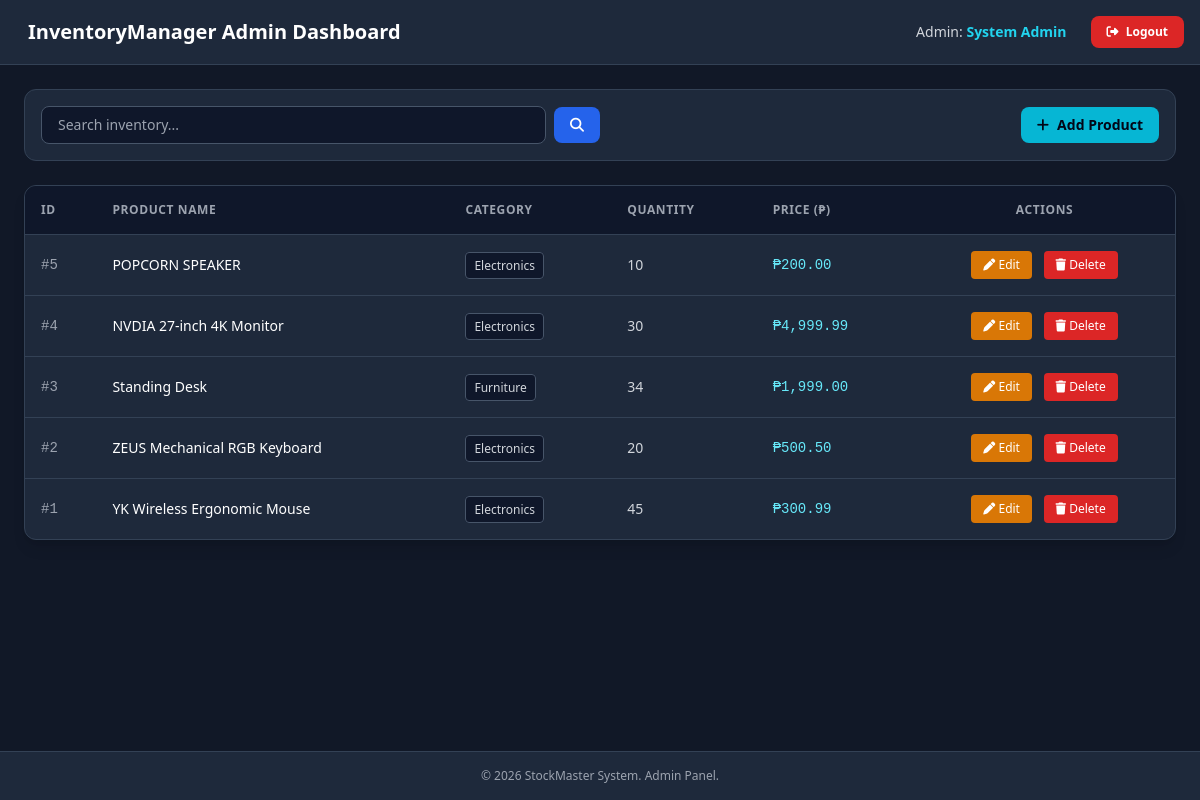
/admin.php (signed in), run on the app's committed database.
### tables this page shows
CREATE TABLE `products` (
  `id` int(11) NOT NULL AUTO_INCREMENT,
  `product_name` varchar(150) NOT NULL,
  `category` varchar(50) NOT NULL,
  `quantity` int(11) NOT NULL DEFAULT 0,
  `price` decimal(10,2) NOT NULL,
  `created_at` timestamp NOT NULL DEFAULT current_timestamp(),
  PRIMARY KEY (`id`)
);

### admin.php (the view, shortened to what this page needs)
<?php
require_once 'db.php';
$search = "";
if (isset($_GET['search'])) {
    $search = trim($_GET['search']);
    $search_term = "%" . $search . "%";
    $stmt = mysqli_prepare($conn, "SELECT * FROM products WHERE product_name LIKE ? OR category LIKE ? ORDER BY id DESC");
    mysqli_stmt_bind_param($stmt, "ss", $search_term, $search_term);
    mysqli_stmt_execute($stmt);
    $result = mysqli_stmt_get_result($stmt);
} else {
    $result = mysqli_query($conn, "SELECT * FROM products ORDER BY id DESC");
}
?>
<!DOCTYPE html>
<html lang="en">
<head>
    <script src="https://cdn.tailwindcss.com"></script>
    <link rel="stylesheet" href="https://cdnjs.cloudflare.com/ajax/libs/font-awesome/6.4.0/css/all.min.css">
    <link rel="stylesheet" href="style.css">
</head>
<body class="bg-gray-900 text-gray-100 min-h-screen flex flex-col justify-between font-sans">
    <header class="bg-slate-800 border-b border-slate-700 p-4 sticky top-0 z-50">
        <div class="max-w-7xl mx-auto flex flex-wrap justify-between items-center gap-4">
            <div class="flex items-center space-x-3">
                <span class="font-bold text-xl text-white">InventoryManager Admin Dashboard</span>
            </div>
            <div class="flex items-center space-x-6">
                <span class="text-sm text-gray-300">
                    Admin: <strong class="text-cyan-400"><?php echo htmlspecialchars($_SESSION['full_name']); ?></strong>
                </span>
                <a href="logout.php" class="bg-red-600 hover:bg-red-500 text-white text-xs font-semibold px-4 py-2 rounded-lg transition">
                    <i class="fa-solid fa-right-from-bracket mr-1"></i> Logout
                </a>
            </div>
        </div>
    </header>
    <main class="max-w-7xl mx-auto w-full p-4 sm:p-6 flex-grow space-y-6">
        <div class="flex flex-col md:flex-row justify-between items-center gap-4 bg-slate-800 p-4 rounded-xl border border-slate-700">
            <form action="admin.php" method="GET" class="flex items-center w-full md:w-1/2 space-x-2">
                <input type="text" name="search" value="<?php echo htmlspecialchars($search); ?>" placeholder="Search inventory..."
                    class="w-full bg-slate-900 border border-slate-600 text-sm rounded-lg px-4 py-2 text-white">
                <button type="submit" class="bg-blue-600 hover:bg-blue-500 text-white px-4 py-2 rounded-lg text-sm">
                    <i class="fa-solid fa-magnifying-glass"></i>
                </button>
            </form>
            <button onclick="openModal('addModal')" class="w-full md:w-auto bg-cyan-500 hover:bg-cyan-400 text-slate-950 font-bold px-4 py-2 rounded-lg text-sm flex items-center justify-center space-x-2 transition">
                <i class="fa-solid fa-plus"></i>
                <span>Add Product</span>
            </button>
        </div>
        <div class="bg-slate-800 rounded-xl border border-slate-700 overflow-hidden shadow-lg">
            <div class="overflow-x-auto">
                <table class="w-full text-left text-sm text-gray-300">
                    <thead class="bg-slate-900 text-xs text-gray-400 uppercase tracking-wider border-b border-slate-700">
                        <tr>
                            <th class="p-4">ID</th>
                            <th class="p-4">Product Name</th>
                            <th class="p-4">Category</th>
                            <th class="p-4">Quantity</th>
                            <th class="p-4">Price (₱)</th>
                            <th class="p-4 text-center">Actions</th>
                        </tr>
                    </thead>
                    <tbody class="divide-y divide-slate-700">
                        <?php if (mysqli_num_rows($result) > 0): ?>
                            <?php while ($row = mysqli_fetch_assoc($result)): ?>
                                <tr class="hover:bg-slate-700/50 transition">
                                    <td class="p-4 font-mono text-gray-400">#<?php echo $row['id']; ?></td>
                                    <td class="p-4 font-medium text-white"><?php echo htmlspecialchars($row['product_name']); ?></td>
                                    <td class="p-4"><span class="bg-slate-900 px-2 py-1 rounded text-xs border border-slate-600"><?php echo htmlspecialchars($row['category']); ?></span></td>
                                    <td class="p-4"><?php echo $row['quantity']; ?></td>
                                    <td class="p-4 font-mono text-cyan-300">₱<?php echo number_format($row['price'], 2); ?></td>
                                    <td class="p-4 text-center space-x-2">
                                        <button onclick="editProduct(<?php echo htmlspecialchars(json_encode($row)); ?>)"
                                            class="bg-amber-600 hover:bg-amber-500 text-white text-xs px-3 py-1.5 rounded transition">
                                            <i class="fa-solid fa-pen"></i> Edit
                                        </button>
                                        <form action="admin.php" method="POST" class="inline" onsubmit="return confirm('Delete item?');">
                                            <button type="submit" class="bg-red-600 hover:bg-red-500 text-white text-xs px-3 py-1.5 rounded transition">
                                                <i class="fa-solid fa-trash"></i> Delete
                                            </button>
                                        </form>
                                    </td>
                                </tr>
                            <?php endwhile; ?>
                        <?php else: ?>
                            <tr>
                                <td colspan="6" class="p-8 text-center text-gray-500">No products found.</td>
                            </tr>
                        <?php endif; ?>
                    </tbody>
                </table>
            </div>
        </div>
    </main>
    <footer class="bg-slate-800 border-t border-slate-700 py-4 text-center text-xs text-gray-400">
        <p>&copy; <?php echo date("Y"); ?> StockMaster System. Admin Panel.</p>
    </footer>
</body>
</html>

### data on the page
products: id "5", product_name "POPCORN SPEAKER", category "Electronics", quantity "10", price "200.00"
products: id "4", product_name "NVDIA 27-inch 4K Monitor", category "Electronics", quantity "30", price "4,999.99"
products: id "3", product_name "Standing Desk", category "Furniture", quantity "34", price "1,999.00"
products: id "2", product_name "ZEUS Mechanical RGB Keyboard", category "Electronics", quantity "20", price "500.50"
products: id "1", product_name "YK Wireless Ergonomic Mouse", category "Electronics", quantity "45", price "300.99"

### other printed values
$_SESSION['full_name'] "System Admin"
